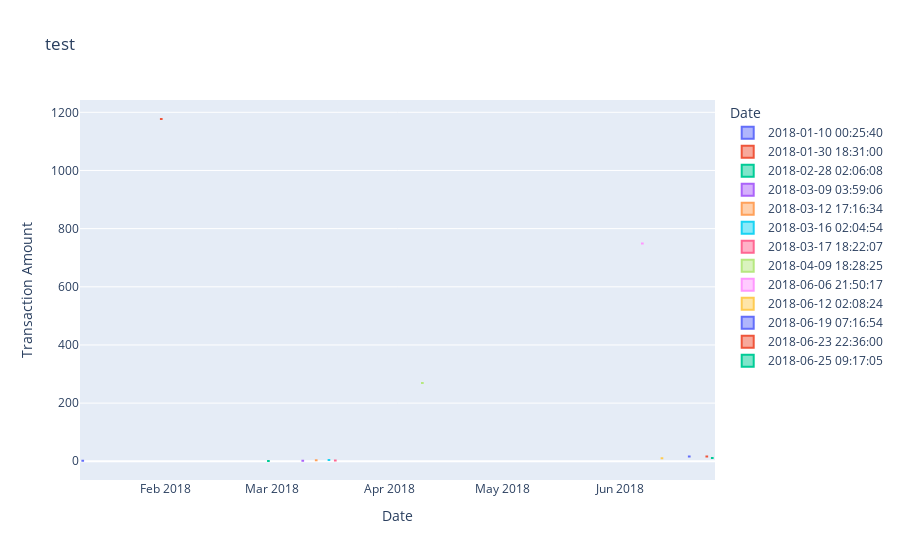

Notebook code for this chart:
### Code cell
px.box(monthly_25,
      x='date',
      y='amount',
      title='test',
      labels={'date': 'Date', 'amount': 'Transaction Amount'},
      color='date',
      boxmode='overlay')

### Figure 1 — Plotly figure (JSON) as saved in the notebook; plotly's stock layout.template omitted (floating-point values rounded to 4 significant figures)
{"data": [{"alignmentgroup": "True", "hovertemplate": "Date=%{x}<br>Transaction Amount=%{y}<extra></extra>", "legendgroup": "2018-01-10 00:25:40", "marker": {"color": "#636efa"}, "name": "2018-01-10 00:25:40", "notched": false, "offsetgroup": "2018-01-10 00:25:40", "orientation": "v", "showlegend": true, "type": "box", "x": ["2018-01-10 00:25:40"], "x0": " ", "xaxis": "x", "y": [1.39], "y0": " ", "yaxis": "y"}, {"alignmentgroup": "True", "hovertemplate": "Date=%{x}<br>Transaction Amount=%{y}<extra></extra>", "legendgroup": "2018-01-30 18:31:00", "marker": {"color": "#EF553B"}, "name": "2018-01-30 18:31:00", "notched": false, "offsetgroup": "2018-01-30 18:31:00", "orientation": "v", "showlegend": true, "type": "box", "x": ["2018-01-30 18:31:00"], "x0": " ", "xaxis": "x", "y": [1177], "y0": " ", "yaxis": "y"}, {"alignmentgroup": "True", "hovertemplate": "Date=%{x}<br>Transaction Amount=%{y}<extra></extra>", "legendgroup": "2018-02-28 02:06:08", "marker": {"color": "#00cc96"}, "name": "2018-02-28 02:06:08", "notched": false, "offsetgroup": "2018-02-28 02:06:08", "orientation": "v", "showlegend": true, "type": "box", "x": ["2018-02-28 02:06:08"], "x0": " ", "xaxis": "x", "y": [0.91], "y0": " ", "yaxis": "y"}, {"alignmentgroup": "True", "hovertemplate": "Date=%{x}<br>Transaction Amount=%{y}<extra></extra>", "legendgroup": "2018-03-09 03:59:06", "marker": {"color": "#ab63fa"}, "name": "2018-03-09 03:59:06", "notched": false, "offsetgroup": "2018-03-09 03:59:06", "orientation": "v", "showlegend": true, "type": "box", "x": ["2018-03-09 03:59:06"], "x0": " ", "xaxis": "x", "y": [2.04], "y0": " ", "yaxis": "y"}, {"alignmentgroup": "True", "hovertemplate": "Date=%{x}<br>Transaction Amount=%{y}<extra></extra>", "legendgroup": "2018-03-12 17:16:34", "marker": {"color": "#FFA15A"}, "name": "2018-03-12 17:16:34", "notched": false, "offsetgroup": "2018-03-12 17:16:34", "orientation": "v", "showlegend": true, "type": "box", "x": ["2018-03-12 17:16:34"], "x0": " ", "xaxis": "x", "y": [3.08], "y0": " ", "yaxis": "y"}, {"alignmentgroup": "True", "hovertemplate": "Date=%{x}<br>Transaction Amount=%{y}<extra></extra>", "legendgroup": "2018-03-16 02:04:54", "marker": {"color": "#19d3f3"}, "name": "2018-03-16 02:04:54", "notched": false, "offsetgroup": "2018-03-16 02:04:54", "orientation": "v", "showlegend": true, "type": "box", "x": ["2018-03-16 02:04:54"], "x0": " ", "xaxis": "x", "y": [4.2], "y0": " ", "yaxis": "y"}, {"alignmentgroup": "True", "hovertemplate": "Date=%{x}<br>Transaction Amount=%{y}<extra></extra>", "legendgroup": "2018-03-17 18:22:07", "marker": {"color": "#FF6692"}, "name": "2018-03-17 18:22:07", "notched": false, "offsetgroup": "2018-03-17 18:22:07", "orientation": "v", "showlegend": true, "type": "box", "x": ["2018-03-17 18:22:07"], "x0": " ", "xaxis": "x", "y": [2.56], "y0": " ", "yaxis": "y"}, {"alignmentgroup": "True", "hovertemplate": "Date=%{x}<br>Transaction Amount=%{y}<extra></extra>", "legendgroup": "2018-04-09 18:28:25", "marker": {"color": "#B6E880"}, "name": "2018-04-09 18:28:25", "notched": false, "offsetgroup": "2018-04-09 18:28:25", "orientation": "v", "showlegend": true, "type": "box", "x": ["2018-04-09 18:28:25"], "x0": " ", "xaxis": "x", "y": [269], "y0": " ", "yaxis": "y"}, {"alignmentgroup": "True", "hovertemplate": "Date=%{x}<br>Transaction Amount=%{y}<extra></extra>", "legendgroup": "2018-06-06 21:50:17", "marker": {"color": "#FF97FF"}, "name": "2018-06-06 21:50:17", "notched": false, "offsetgroup": "2018-06-06 21:50:17", "orientation": "v", "showlegend": true, "type": "box", "x": ["2018-06-06 21:50:17"], "x0": " ", "xaxis": "x", "y": [749], "y0": " ", "yaxis": "y"}, {"alignmentgroup": "True", "hovertemplate": "Date=%{x}<br>Transaction Amount=%{y}<extra></extra>", "legendgroup": "2018-06-12 02:08:24", "marker": {"color": "#FECB52"}, "name": "2018-06-12 02:08:24", "notched": false, "offsetgroup": "2018-06-12 02:08:24", "orientation": "v", "showlegend": true, "type": "box", "x": ["2018-06-12 02:08:24"], "x0": " ", "xaxis": "x", "y": [10.15], "y0": " ", "yaxis": "y"}, {"alignmentgroup": "True", "hovertemplate": "Date=%{x}<br>Transaction Amount=%{y}<extra></extra>", "legendgroup": "2018-06-19 07:16:54", "marker": {"color": "#636efa"}, "name": "2018-06-19 07:16:54", "notched": false, "offsetgroup": "2018-06-19 07:16:54", "orientation": "v", "showlegend": true, "type": "box", "x": ["2018-06-19 07:16:54"], "x0": " ", "xaxis": "x", "y": [15.98], "y0": " ", "yaxis": "y"}, {"alignmentgroup": "True", "hovertemplate": "Date=%{x}<br>Transaction Amount=%{y}<extra></extra>", "legendgroup": "2018-06-23 22:36:00", "marker": {"color": "#EF553B"}, "name": "2018-06-23 22:36:00", "notched": false, "offsetgroup": "2018-06-23 22:36:00", "orientation": "v", "showlegend": true, "type": "box", "x": ["2018-06-23 22:36:00"], "x0": " ", "xaxis": "x", "y": [16.61], "y0": " ", "yaxis": "y"}, {"alignmentgroup": "True", "hovertemplate": "Date=%{x}<br>Transaction Amount=%{y}<extra></extra>", "legendgroup": "2018-06-25 09:17:05", "marker": {"color": "#00cc96"}, "name": "2018-06-25 09:17:05", "notched": false, "offsetgroup": "2018-06-25 09:17:05", "orientation": "v", "showlegend": true, "type": "box", "x": ["2018-06-25 09:17:05"], "x0": " ", "xaxis": "x", "y": [11.53], "y0": " ", "yaxis": "y"}], "layout": {"autosize": true, "boxmode": "overlay", "legend": {"title": {"text": "Date"}, "tracegroupgap": 0}, "title": {"text": "test"}, "xaxis": {"anchor": "y", "autorange": true, "categoryarray": ["2018-01-10 00:25:40", "2018-01-30 18:31:00", "2018-02-28 02:06:08", "2018-03-09 03:59:06", "2018-03-12 17:16:34", "2018-03-16 02:04:54", "2018-03-17 18:22:07", "2018-04-09 18:28:25", "2018-06-06 21:50:17", "2018-06-12 02:08:24", "2018-06-19 07:16:54", "2018-06-23 22:36:00", "2018-06-25 09:17:05"], "categoryorder": "array", "domain": [0, 1], "range": ["2018-01-09 07:05:07.5", "2018-06-26 02:37:37.5"], "title": {"text": "Date"}, "type": "date"}, "yaxis": {"anchor": "x", "autorange": true, "domain": [0, 1], "range": [-64.43, 1242.0], "title": {"text": "Transaction Amount"}, "type": "linear"}}}
